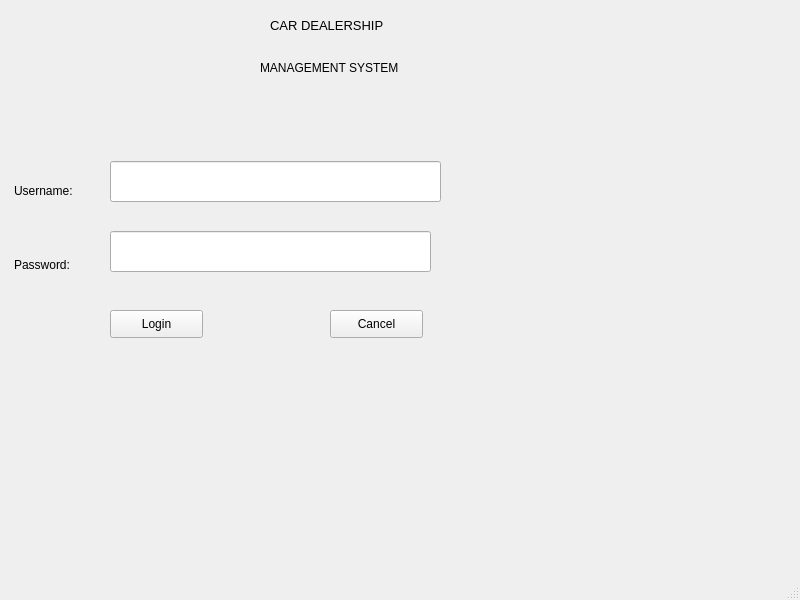
<?xml version="1.0" encoding="UTF-8"?>
<ui version="4.0">
 <class>MainWindow</class>
 <widget class="QMainWindow" name="MainWindow">
  <property name="geometry">
   <rect>
    <x>0</x>
    <y>0</y>
    <width>800</width>
    <height>600</height>
   </rect>
  </property>
  <property name="windowTitle">
   <string>MainWindow</string>
  </property>
  <widget class="QWidget" name="centralwidget">
   <widget class="QLabel" name="label">
    <property name="geometry">
     <rect>
      <x>270</x>
      <y>-10</y>
      <width>151</width>
      <height>71</height>
     </rect>
    </property>
    <property name="font">
     <font>
      <pointsize>10</pointsize>
     </font>
    </property>
    <property name="text">
     <string>CAR DEALERSHIP</string>
    </property>
   </widget>
   <widget class="QLabel" name="label_2">
    <property name="geometry">
     <rect>
      <x>260</x>
      <y>60</y>
      <width>181</width>
      <height>16</height>
     </rect>
    </property>
    <property name="font">
     <font>
      <pointsize>9</pointsize>
     </font>
    </property>
    <property name="text">
     <string>MANAGEMENT SYSTEM</string>
    </property>
   </widget>
   <widget class="QLabel" name="label_3">
    <property name="geometry">
     <rect>
      <x>14</x>
      <y>175</y>
      <width>121</width>
      <height>31</height>
     </rect>
    </property>
    <property name="text">
     <string>Username:</string>
    </property>
   </widget>
   <widget class="QLabel" name="label_4">
    <property name="geometry">
     <rect>
      <x>14</x>
      <y>249</y>
      <width>101</width>
      <height>31</height>
     </rect>
    </property>
    <property name="text">
     <string>Password:</string>
    </property>
   </widget>
   <widget class="QLineEdit" name="usernameLineEdit">
    <property name="geometry">
     <rect>
      <x>110</x>
      <y>161</y>
      <width>331</width>
      <height>41</height>
     </rect>
    </property>
   </widget>
   <widget class="QLineEdit" name="passwordLineEdit">
    <property name="geometry">
     <rect>
      <x>110</x>
      <y>231</y>
      <width>321</width>
      <height>41</height>
     </rect>
    </property>
    <property name="echoMode">
     <enum>QLineEdit::Password</enum>
    </property>
   </widget>
   <widget class="QPushButton" name="loginButton">
    <property name="geometry">
     <rect>
      <x>110</x>
      <y>310</y>
      <width>93</width>
      <height>28</height>
     </rect>
    </property>
    <property name="text">
     <string>Login</string>
    </property>
   </widget>
   <widget class="QPushButton" name="cancelButton">
    <property name="geometry">
     <rect>
      <x>330</x>
      <y>310</y>
      <width>93</width>
      <height>28</height>
     </rect>
    </property>
    <property name="text">
     <string>Cancel</string>
    </property>
   </widget>
  </widget>
  <widget class="QMenuBar" name="menubar">
   <property name="geometry">
    <rect>
     <x>0</x>
     <y>0</y>
     <width>800</width>
     <height>26</height>
    </rect>
   </property>
  </widget>
  <widget class="QStatusBar" name="statusbar"/>
 </widget>
 <resources/>
 <connections/>
</ui>
